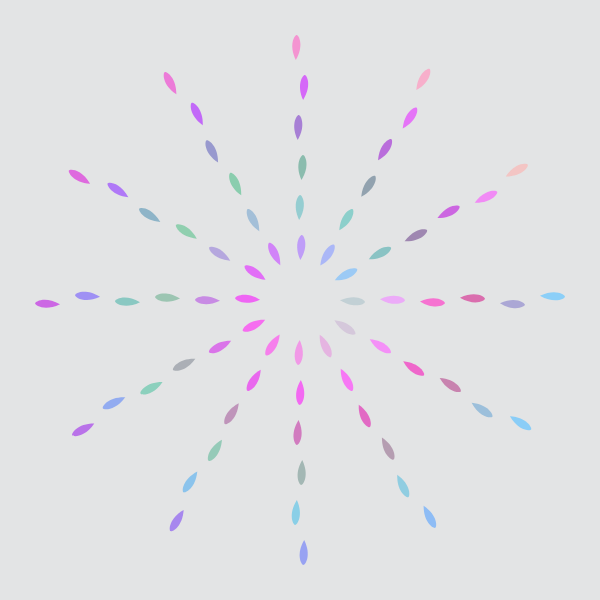
Frame 1 (no input)
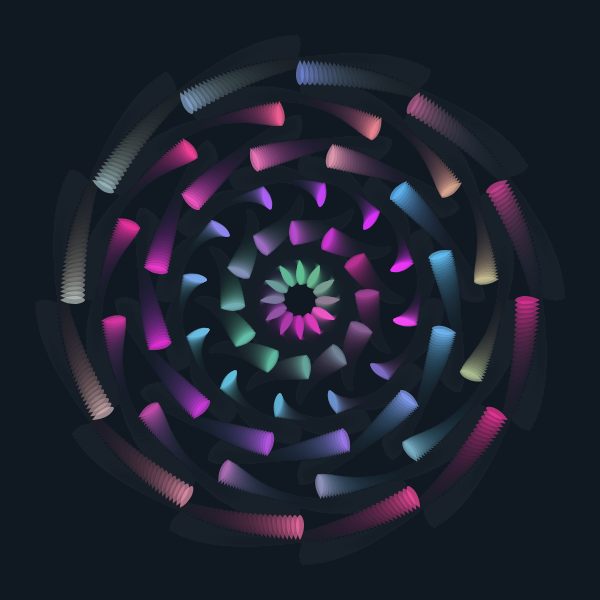
Frame 60 (no input)
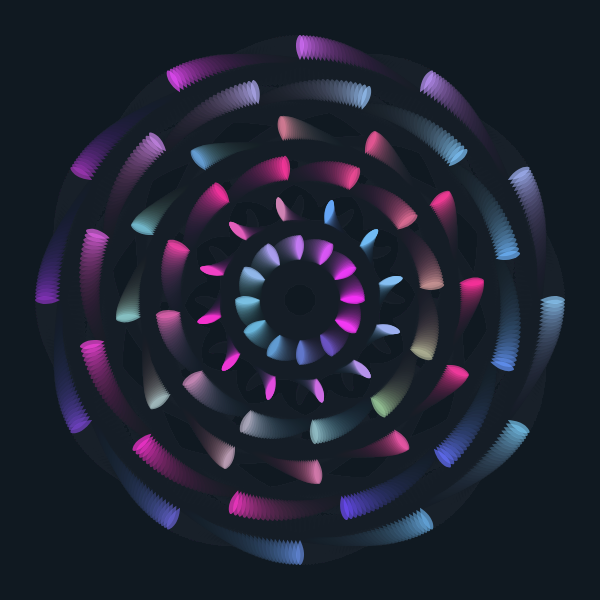
Frame 120 (the mouse pressed at the canvas centre since frame 60)

The p5.js sketch that drew these frames (run headless with seeded random() and noise() and a simulated clock; from frame 60 on, the mouse is pressed at the canvas centre):

// p5.js sketch
// ── sketch.js
function setup() {
  createCanvas(600, 600);
  angleMode(DEGREES);
  noStroke();
  frameRate(60);
}

function draw() {
  background(20, 30, 40, 30); // Trail effect

  translate(width / 2, height / 2);

  let circles = 6; // Petal circles
  let petalsPerCircle = 12;
  let baseRadius = 40;

  for (let i = 0; i < circles; i++) {
    let radius = baseRadius + i * 40;

    // Speed 
    let rotationSpeed = 0.5 + 0.1 * i;
    let rotation = frameCount * rotationSpeed * (i % 2 == 0 ? 1 : -1);

    push();
    rotate(rotation);

    for (let p = 0; p < petalsPerCircle; p++) {
      let angle = (360 / petalsPerCircle) * p;

      // petal position
      let x = cos(angle) * radius;
      let y = sin(angle) * radius;

      // dynamic color based on position and time
      let r = map(sin(frameCount * 2 + i * 50 + p * 20), -1, 1, 100, 255);
      let g = map(cos(frameCount * 2 + i * 70 + p * 30), -1, 1, 50, 200);
      let b = map(sin(frameCount * 3 + i * 90 + p * 10), -1, 1, 150, 255);

      fill(r, g, b, 180);

      push();
      translate(x, y);
      rotate(angle + frameCount * 3); // petal rotates individually

      // petal shape 
      beginShape();
      vertex(0, 0);
      bezierVertex(15, -8, 25, -2, 25, 0);
      bezierVertex(25, 2, 15, 8, 0, 0);
      endShape(CLOSE);

      pop();
    }

    pop();
  }
}
